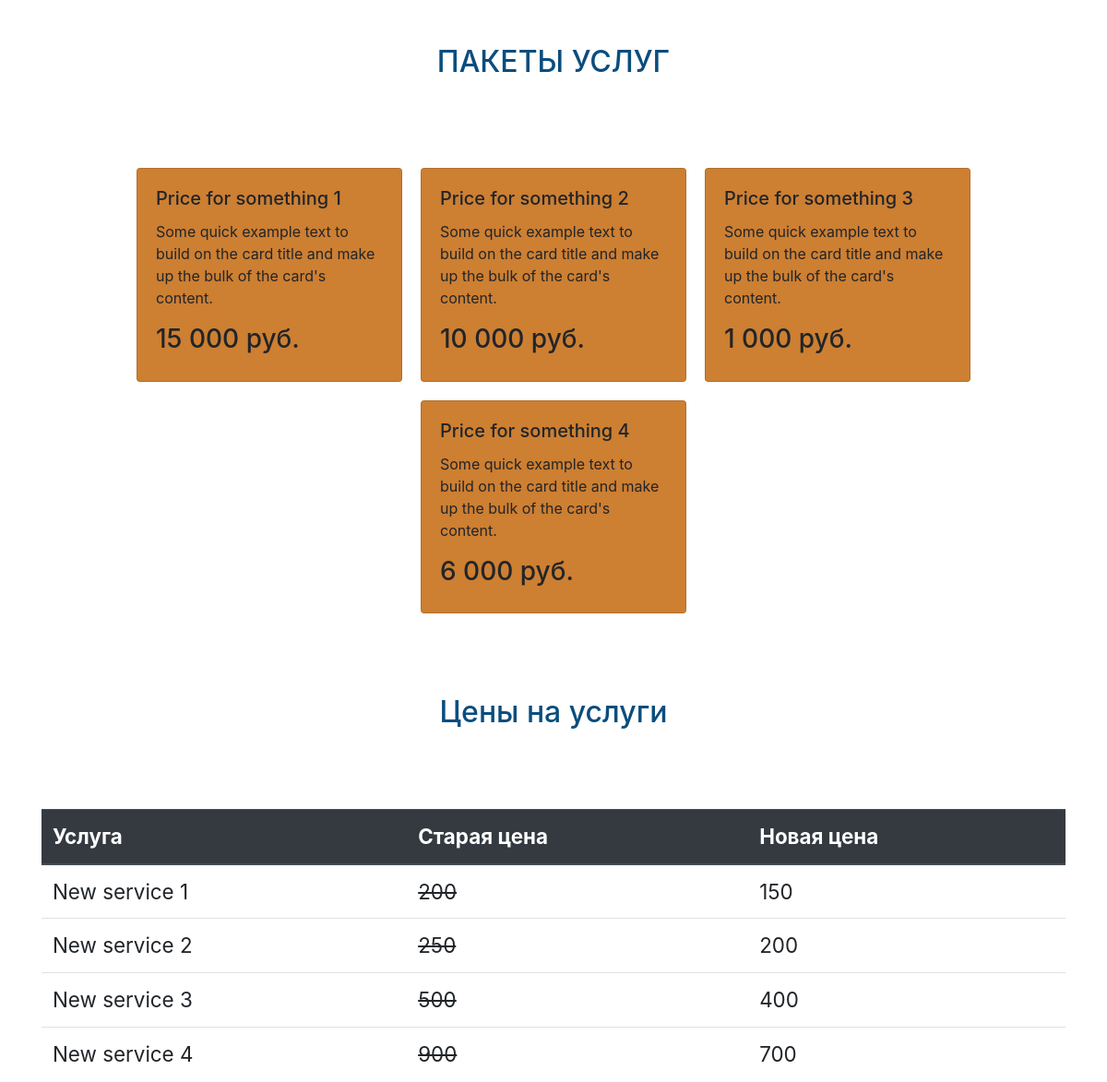
The app's page / (middle part), older data.
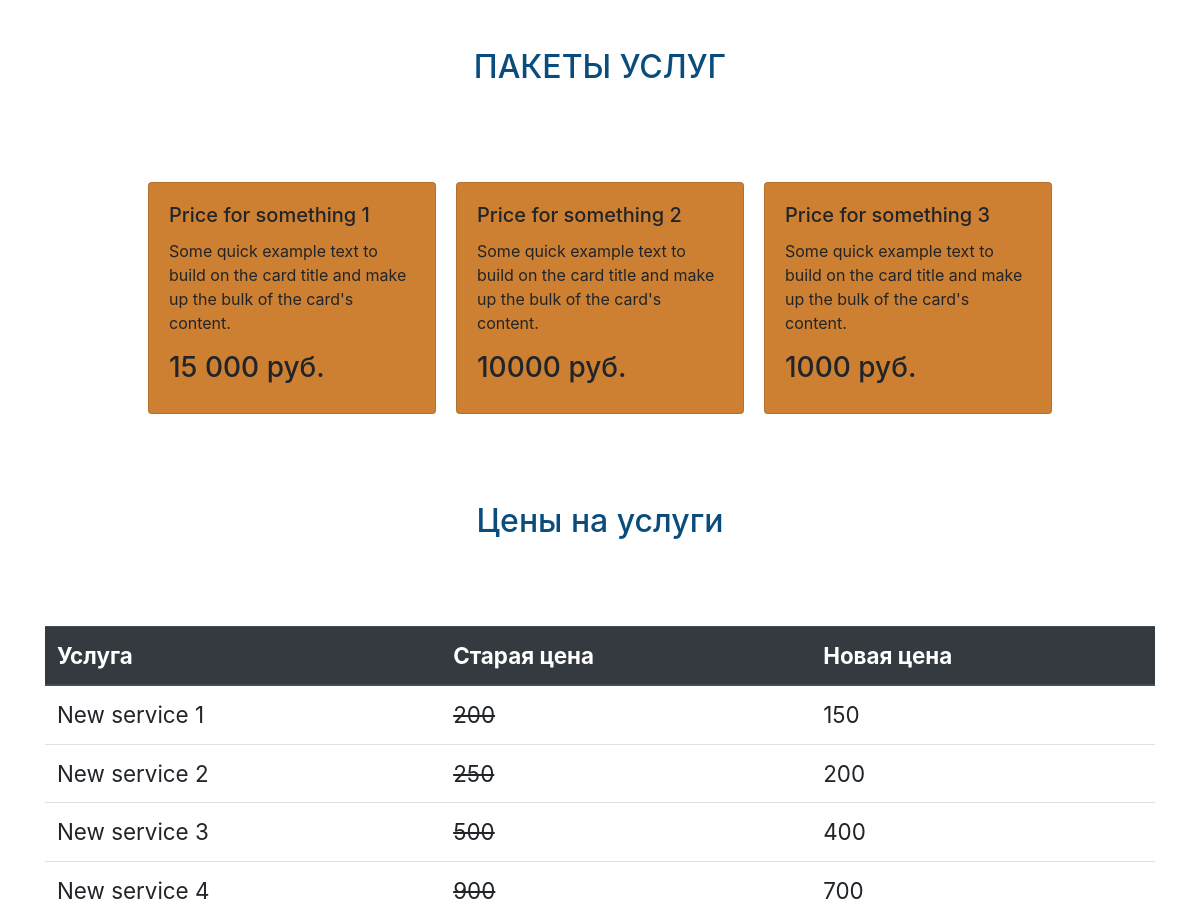
The same page, newer data.
### price/models.py (models this page shows, shortened)
class PriceCard(models.Model):
    pc_value = models.CharField(max_length=20, verbose_name='Цена')
    pc_description = models.CharField(max_length=200, verbose_name='Описание')
    class Meta:
        verbose_name = "Цена"
        verbose_name_plural = "Цены"

class PriceTable(models.Model):
    pt_title = models.CharField(max_length=200, verbose_name='Услуга')
    pt_old_price = models.CharField(max_length=200, verbose_name='Старая Цена')
    pt_new_price = models.CharField(max_length=200, verbose_name='Новая Цена')
    class Meta:
        verbose_name = "Услуга"
        verbose_name_plural = "Услуги"

### crm/views.py (the view)
# urls.py: path('', views.first_page),
def first_page(request):
    slider_list = CmsSlider.objects.all()
    price_table = PriceTable.objects.all()
    price_cards = PriceCard.objects.all()
    form = OrderForms()
    context = {'slider_list': slider_list,
               'price_table': price_table,
               'price_cards': price_cards,
               'form': form}
    return render(request, 'index.html', context)

### templates/index.html (shortened to what this page needs)
{% extends 'base.html' %}
{% load static %}
{% block index %}
{% include 'price.html' %}
{% endblock %}

### templates/base.html (shortened to what this page needs)
{% load static %}
<!doctype html>
<html lang="ru">
<head>
    <link rel="stylesheet" href="https://cdn.jsdelivr.net/npm/bootstrap@4.5.3/dist/css/bootstrap.min.css"
>
    <link href="{% static 'external.css' %}" rel="stylesheet">
</head>
<body>
{% block index %}
{% endblock %}
</body>
</html>

### templates/carusel.html (shortened to what this page needs)
{% load static %}

### templates/price.html
{% load static %}
<section>
    <div class="container">
        <h1 class="text-3">ПАКЕТЫ УСЛУГ</h1>
        <div class="row justify-content-center">
            {% for card in price_cards %}
                <div class="card product_card" style="width: 18rem; background-color: #cd7f32;">
                    <div class="card-body">
                        <h5 class="card-title">{{ card.pc_description }}</h5>
                        <p class="card-text">Some quick example text to build on the card title and make up the bulk of the
                            card's content.</p>
                        <h3>{{ card.pc_value }} руб.</h3>
                    </div>
                </div>
            {% endfor %}
        </div>
    </div>
</section>
<section>
    <div class="container">
        <h1 class="text-3">Цены на услуги</h1>
        <table class="table table_one">
            <thead class="thead-dark">
            <tr>
                <th scope="col">Услуга</th>
                <th scope="col">Старая цена</th>
                <th scope="col">Новая цена</th>
            </tr>
            </thead>
            <tbody>
                {% for obj in price_table %}
                    <tr>
                        <td> {{ obj.pt_title }}</td>
                        <td>
                            <del> {{ obj.pt_old_price }}</del>
                        </td>
                        <td> {{ obj.pt_new_price }}</td>
                    </tr>
                {% endfor %}
            </tbody>
        </table>
    </div>
</section>

### landingpage_website/static/external.css (style rules this page uses)
.text-3 { color: rgb(10, 77, 125); font-size: 2em; text-align: center; padding-top: 7%; padding-bottom: 7%; }
.product_card { margin: 10px; }
.table_one { font-size: 1.4em; }

Row changes from the older to the newer data that the page shows:
removed PriceCard: pc_description "Price for something 4", pc_value "6 000"
changed PriceCard "Price for something 2": pc_value "10 000" → "10000"
changed PriceCard "Price for something 3": pc_value "1 000" → "1000"
